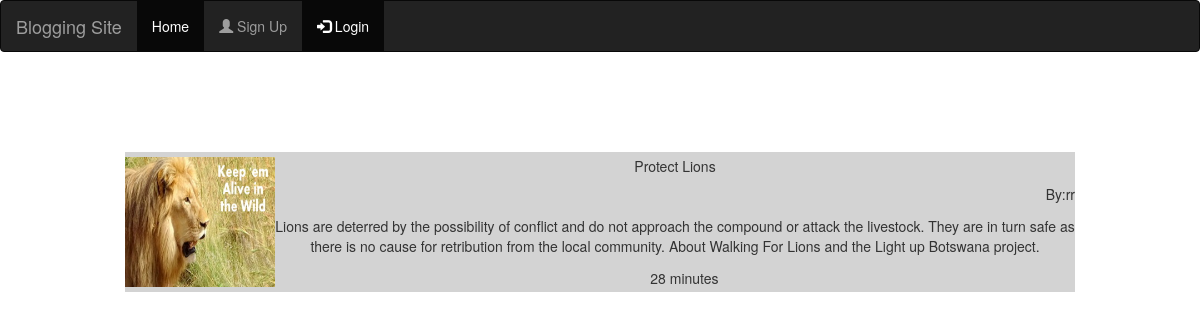
Screenshot of /detailview/25 with the database file from the repository.
### blogapp/models.py (models this page shows, shortened)
class blogtable(models.Model):
    Title=models.CharField(max_length=200,default='')
    Description=models.CharField(max_length=9000)
    Image=models.FileField(upload_to='image/',default='')
    Author=models.CharField(max_length=50,default='')
    upload_date=models.DateTimeField(auto_now_add=True)

### blogapp/views.py (the view)
# urls.py: path('detailview/<id>', views.detailview),
def detailview(request,id):
    detail=blogtable.objects.get(id=id)
    mydict={'detail':detail}
    return render(request,'blogapp/detailview.html',context=mydict)

### template/blogapp/detailview.html (shortened to what this page needs)
{% extends 'blogapp/base.html' %}
{% block parentblock %}
<br>
<br>
<br>
{% if detail %}
<center>
<table style="background-color:lightgrey">
 <tr><td rowspan="5"><a href='/detailview/{{detail.id}}'><img src="{{detail.Image.url}}" height='130' width='150'/></a></td><tr>
 <td><center>{{detail.Title}}</center></td>
 <tr><td style="text-align:right">By:{{detail.Author}}</td></tr>
   <tr><td style="text-align:center">  {{detail.Description}}</td></tr>
<tr><td style="text-align:center"><img src="https://image.freepik.com/free-icon/calendar-icon-black_318-9776.jpg" height='15' width='15'/>     {{detail.upload_date| timesince}}</td></tr>
<br>
</table>
</center>
{% endif %}
{% endblock %}

### template/blogapp/detailview.html (style rules this page uses)
table { width:950px; height:140px; }

### rows the page displays
blogtable: Image (picture), Title "Protect Lions", Author "rr", Description "Lions are deterred by the possibility of conflict and do not approach the compound or attack the livestock. They are in turn safe as there is no cause for retribution from the local community. About Walking For Lions and the Light up Botswana project.", upload_date "28 minutes"
